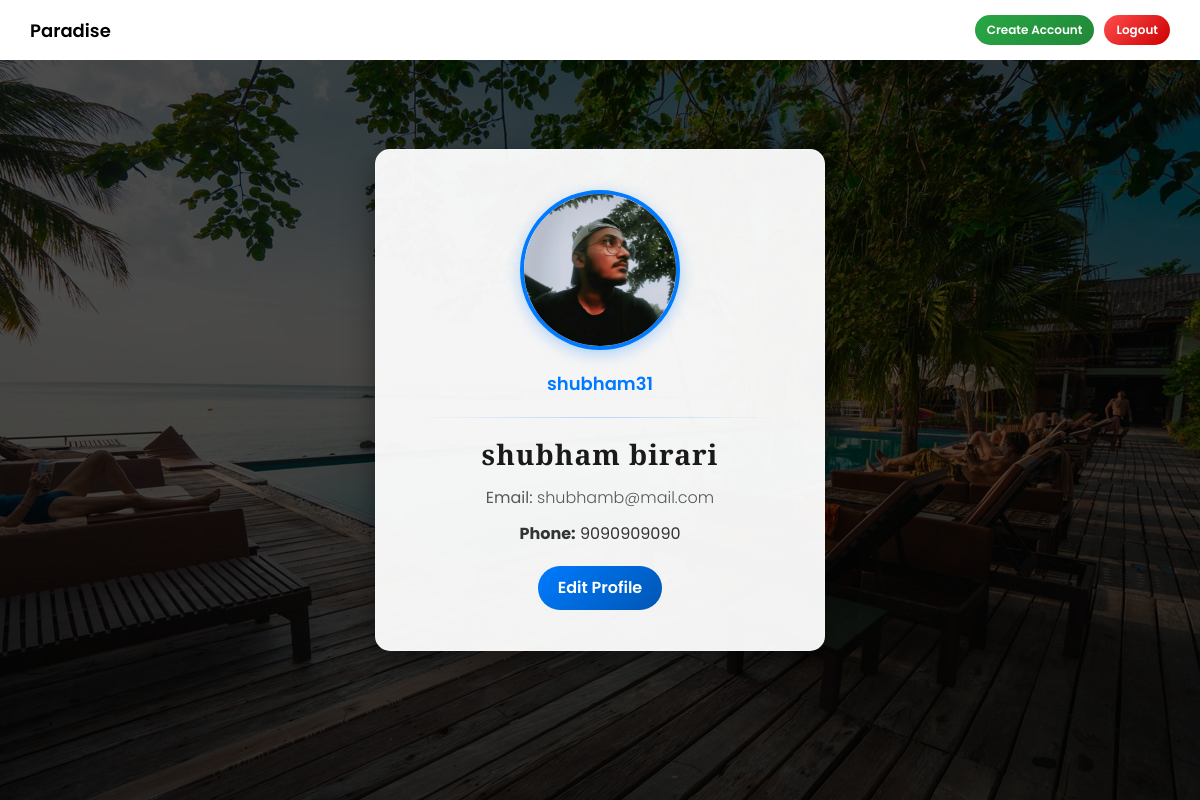
/accounts/profile/ (signed in), run on the app's committed database.
### accounts/models.py (models this page shows, shortened)
class Profile(models.Model):
    user = models.OneToOneField(User, on_delete=models.CASCADE)
    phone_number = models.CharField(max_length=10, blank=True, null=True)
    profile_picture = models.ImageField(upload_to='profile_pics/', blank=True, null=True)

### accounts/views.py (the view)
# urls.py: path('profile/', views.profile, name='profile'),
@login_required(login_url='accounts:login_page')
def profile(request):
    try:
        profile = request.user.profile
    except Profile.DoesNotExist:
        profile = Profile.objects.create(user=request.user)
    context = {
        'user': request.user,
        'profile': profile,
    }
    return render(request, 'accounts_templates/profile.html', context)

### footer/context_processors.py (called while the page is built)
def footer_text(request):
    footer_obj = FooterText.objects.first()  # Get the first entry
    return {'footer_text_obj': footer_obj}

### rooms/context_processors.py (called while the page is built)
def booking_count(request):
    if request.user.is_authenticated:
        count = Reservation.objects.filter(user=request.user).count()
    else:
        count = 0
    return {'booking_count': count}

### templates/accounts_templates/profile.html (shortened to what this page needs)
<!DOCTYPE html>
<html lang="en">
<head>
    {% load static %}
    <link href="https://cdn.jsdelivr.net/npm/bootstrap@5.3.0/dist/css/bootstrap.min.css" rel="stylesheet">
    <link rel="stylesheet" href="{% static 'style.css' %}">
    <link rel="stylesheet" href="{% static 'styles.css' %}">
    <link rel="stylesheet" href="https://cdnjs.cloudflare.com/ajax/libs/font-awesome/6.7.2/css/all.min.css"
 />
</head>
<body>
    <div class="background-container">
        <nav class="navbar">
            <a href="{% url 'home' %}"> Paradise</a>
            <div class="navbar-right">
                <a href="{% url 'accounts:sign_up' %}" class="btn-signup" style="font-size: 12px; color: white;">Create Account</a>
                <a href="{% url 'accounts:logout_user' %}" class="btn-logout" style="font-size: 12px; color: white;">Logout</a>
            </div>
        </nav>
        <div class="profile-card">
            {% if profile.profile_picture %}
                <img src="{{ profile.profile_picture.url }}" alt="Profile Picture">
            {% else %}
                <img src="{% static 'images/placeholder.jpg' %}" alt="No Profile Picture">
            {% endif %}
            <p class="username">{{ profile.user.username }}</p>
            <hr>
            <h3 class="full-name">{{ profile.user.first_name }} {{ profile.user.last_name|default:'' }}</h3>
            <p class="text-muted"><strong>Email:</strong> {{ profile.user.email }}</p>
            <p class="phone"><strong>Phone:</strong> {{ profile.phone_number|default:"Not set" }}</p>
            <a href="{% url 'accounts:edit_profile' %}" class="btn btn-primary">Edit Profile</a>
        </div>
    </div>
</body>
</html>

### static/style.css (style rules this page uses)
.btn { padding: 0.75rem 2rem; background-color: #007bff; color: white; border: none; border-radius: 50px; cursor: pointer; font-size: 1rem; transition: background-color 0.3s ease; }
body { font-family: Arial, sans-serif; margin: 0; padding: 0; background-color: #f0f8ff; }
body { font-family: Arial, sans-serif; margin: 0; padding: 0; background-color: #f9fcff; }
h3 { font-size: 18px; margin: 10px 0; color: #333; }
body { margin: 0; font-family: Arial, sans-serif; background-color: #f9fcff; color: #333; }

### static/styles.css (style rules this page uses)
body { font-family: Arial, sans-serif; background-color: #f9fcff; margin: 0; padding: 20px; }
h3 { margin: 10px 0; font-size: 18px; color: #333; }
p { font-size: 14px; color: #666; margin-bottom: 20px; }
body { font-family: Arial, sans-serif; background-color: #f8f9fc; text-align: center; margin: 0; padding: 20px; }

### data on the page
Profile: profile_picture (picture), user.username "shubham31", user.first_name "shubham", user.last_name "birari", user.email "shubhamb@mail.com", phone_number "9090909090"
